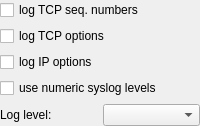
            <widget class="QWidget" name="WStackPage0">
             <layout class="QGridLayout">
              <property name="margin">
               <number>0</number>
              </property>
              <item row="0" column="0" colspan="2">
               <widget class="QCheckBox" name="logTCPseq">
                <property name="text">
                 <string>log TCP seq. numbers</string>
                </property>
               </widget>
              </item>
              <item row="2" column="0" colspan="2">
               <widget class="QCheckBox" name="logIPopt">
                <property name="text">
                 <string>log IP options</string>
                </property>
               </widget>
              </item>
              <item row="3" column="0" colspan="2">
               <widget class="QCheckBox" name="logNumsyslog">
                <property name="text">
                 <string>use numeric syslog levels</string>
                </property>
               </widget>
              </item>
              <item row="4" column="0">
               <widget class="QLabel" name="textLabel1">
                <property name="text">
                 <string>Log level:</string>
                </property>
                <property name="wordWrap">
                 <bool>false</bool>
                </property>
               </widget>
              </item>
              <item row="4" column="1">
               <widget class="QComboBox" name="logLevel"/>
              </item>
              <item row="1" column="0" colspan="2">
               <widget class="QCheckBox" name="logTCPopt">
                <property name="text">
                 <string>log TCP options</string>
                </property>
               </widget>
              </item>
             </layout>
            </widget>
